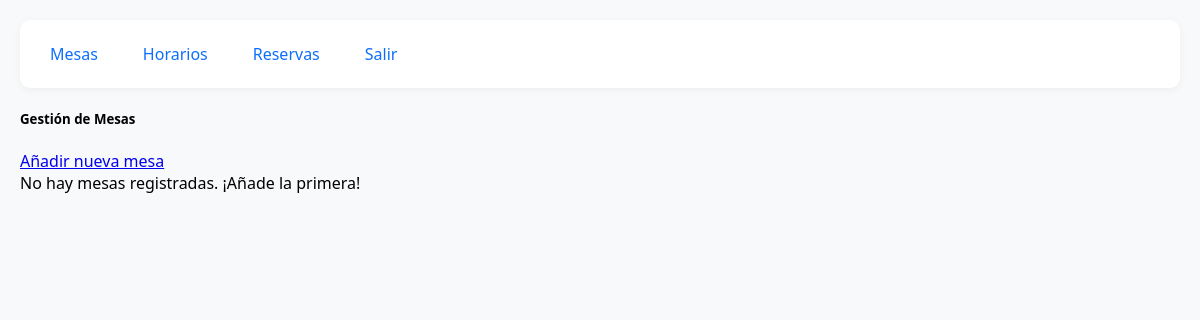
Before: /admin (signed in) with the older database file.
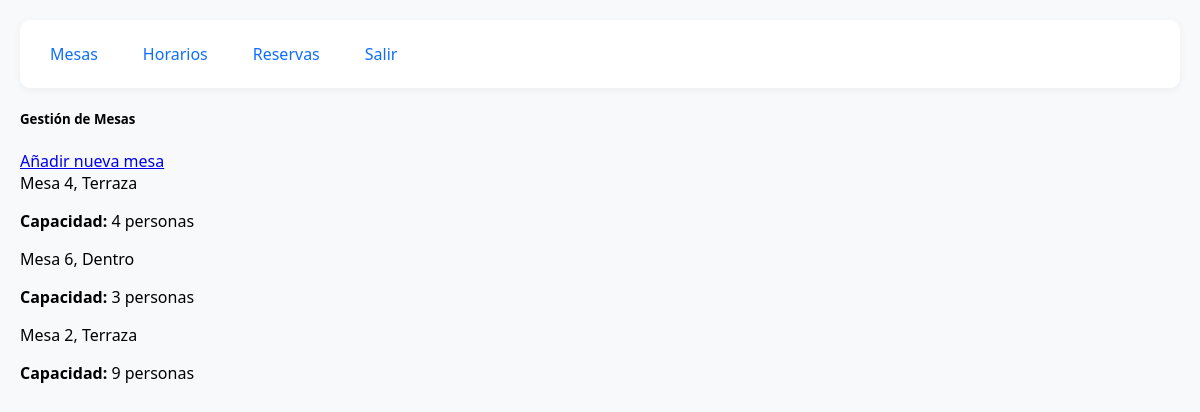
After: the same page with the newer database file.
### app/models.py (models this page shows)
class Mesa(db.Model):
    id = db.Column(db.Integer, primary_key=True)
    numero = db.Column(db.String(20), nullable=False, unique=True)
    capacidad = db.Column(db.Integer, nullable=False)

### app/routes.py (the view)
@main.route('/admin')
@login_required
def admin_panel():
    if current_user.rol != 'admin':
        return redirect(url_for('main.cliente_panel'))
    mesas = Mesa.query.all()
    return render_template('admin/mesas.html', mesas=mesas)

### app/__init__.py (called while the page is built)
def create_app():
    app = Flask(__name__)
    app.config['SECRET_KEY'] = 'clave_secreta_para_desarrollo'
    app.config['SQLALCHEMY_DATABASE_URI'] = 'sqlite:///reservas.db'
    app.config['SQLALCHEMY_TRACK_MODIFICATIONS'] = False
    db.init_app(app)
    login_manager.init_app(app)
    login_manager.login_view = 'main.login'
    from .models import Usuario
    @login_manager.user_loader
    def load_user(user_id):
        return Usuario.query.get(int(user_id))
    @app.template_filter('dia_nombre')
    def dia_nombre(dia_num):
        dias = {
            0: 'Lunes',
            1: 'Martes',
            2: 'Miércoles',
            3: 'Jueves',
            4: 'Viernes',
            5: 'Sábado',
            6: 'Domingo'
        }
        return dias.get(dia_num, 'Desconocido')
    from .routes import main
    app.register_blueprint(main)
    return app

### app/templates/admin/mesas.html (shortened to what this page needs)
{% extends "admin/base_admin.html" %}
{% block content %}
<div class="row">
    <div class="col-md-12">
        <div class="card">
            <div class="card-header d-flex justify-content-between align-items-center">
                <h5 class="mb-0"> Gestión de Mesas</h5>
                <a href="{{ url_for('main.admin_nueva_mesa') }}" class="btn btn-sm btn-primary">
                     Añadir nueva mesa
                </a>
            </div>
            <div class="card-body">
                {% if mesas %}
                    <div class="row g-3">
                        {% for mesa in mesas %}
                        <div class="col-md-4 col-sm-6">
                            <div class="card h-100 border-0 shadow-sm">
                                <div class="card-body text-center">
                                    <div class="mesa-icon">{{ mesa.numero }}</div>
                                    <p class="mt-2"><strong>Capacidad:</strong> {{ mesa.capacidad }} personas</p>
                                </div>
                            </div>
                        </div>
                        {% endfor %}
                    </div>
                {% else %}
                    <div class="alert alert-info text-center">
                         No hay mesas registradas. ¡Añade la primera!
                    </div>
                {% endif %}
            </div>
        </div>
    </div>
</div>
{% endblock %}

### app/templates/admin/base_admin.html (shortened to what this page needs)
<!DOCTYPE html>
<html>
<head>
</head>
<body>
    <div class="menu">
        <a href="{{ url_for('main.admin_panel') }}"> Mesas</a>
        <a href="{{ url_for('main.admin_horarios') }}"> Horarios</a>
        <a href="{{ url_for('main.admin_reservas') }}"> Reservas</a>
        <a href="{{ url_for('main.logout') }}"> Salir</a>
    </div>
    {% block content %}{% endblock %}
</body>
</html>

### app/templates/admin/base_admin.html (style rules this page uses)
body { font-family: 'Segoe UI', Tahoma, Geneva, Verdana, sans-serif; margin: 20px; background-color: #f8f9fa; }
.menu { display: flex; gap: 15px; margin-bottom: 20px; padding: 15px; background: white; border-radius: 10px; box-shadow: 0 2px 8px rgba(0,0,0,0.05); }
.menu a { text-decoration: none; color: #0d6efd; padding: 8px 15px; border-radius: 20px; font-weight: 500; transition: all 0.2s; }

Changed rows visible on the page:
added Mesa: numero "Mesa 4, Terraza", capacidad "4"
added Mesa: numero "Mesa 6, Dentro", capacidad "3"
added Mesa: numero "Mesa 2, Terraza", capacidad "9"
Other visible differences:
text no longer shown: "No hay mesas registradas. ¡Añade la primera!"
